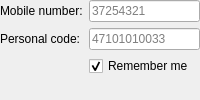
             <widget class="QWidget" name="infoMobile">
              <layout class="QFormLayout" name="infoMobileLayout">
               <property name="fieldGrowthPolicy">
                <enum>QFormLayout::AllNonFixedFieldsGrow</enum>
               </property>
               <property name="leftMargin">
                <number>0</number>
               </property>
               <property name="topMargin">
                <number>0</number>
               </property>
               <property name="rightMargin">
                <number>0</number>
               </property>
               <property name="bottomMargin">
                <number>0</number>
               </property>
               <item row="0" column="0">
                <widget class="QLabel" name="infoMobileCellLabel">
                 <property name="text">
                  <string>Mobile number:</string>
                 </property>
                 <property name="buddy">
                  <cstring>infoMobileCell</cstring>
                 </property>
                </widget>
               </item>
               <item row="0" column="1">
                <widget class="QLineEdit" name="infoMobileCell">
                 <property name="toolTip">
                  <string>Phone number with format 372XXXXXX</string>
                 </property>
                 <property name="placeholderText">
                  <string notr="true">37254321</string>
                 </property>
                </widget>
               </item>
               <item row="1" column="0">
                <widget class="QLabel" name="infoMobileCodeLabel">
                 <property name="text">
                  <string>Personal code:</string>
                 </property>
                 <property name="buddy">
                  <cstring>infoMobileCode</cstring>
                 </property>
                </widget>
               </item>
               <item row="1" column="1">
                <widget class="QLineEdit" name="infoMobileCode">
                 <property name="toolTip">
                  <string>Personal code</string>
                 </property>
                 <property name="placeholderText">
                  <string notr="true">47101010033</string>
                 </property>
                </widget>
               </item>
               <item row="2" column="1">
                <widget class="QCheckBox" name="infoMobileSettings">
                 <property name="text">
                  <string>Remember me</string>
                 </property>
                 <property name="checked">
                  <bool>true</bool>
                 </property>
                </widget>
               </item>
              </layout>
             </widget>
